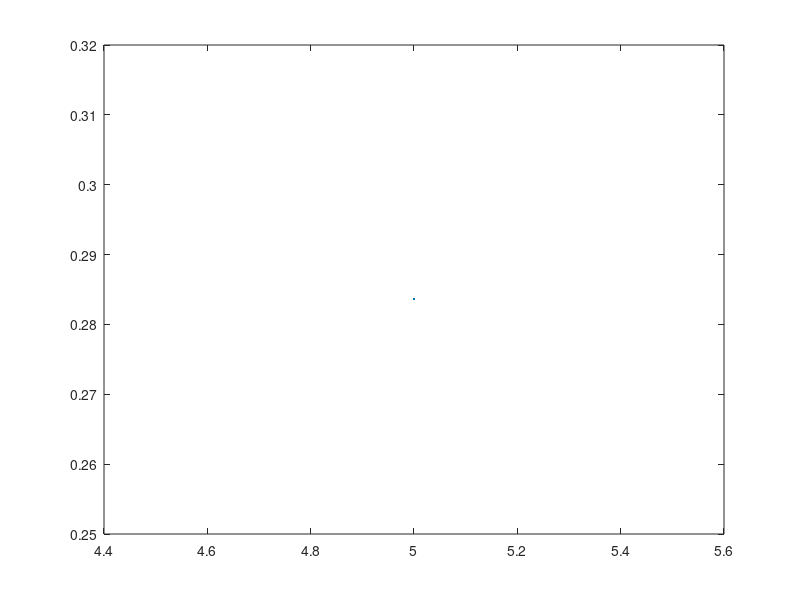

This figure's MATLAB source:
clear all
close all
clc

i=input('initalising point:-');
f=input('finishing point:-');
freq=input("freq:-");
t=(i:0.0001:f);
u(t>=0)=1;
u(t<0)=0;
r=max(0,t);
co=cos(t);
si=sin(2*pi*freq*t);
func=si.*u;

plot(t,co);